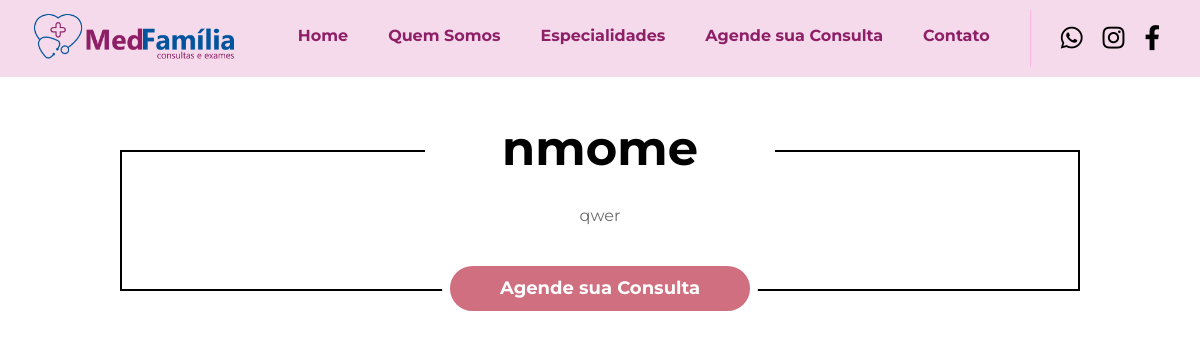
The app's page /especialidades/3/, older data.
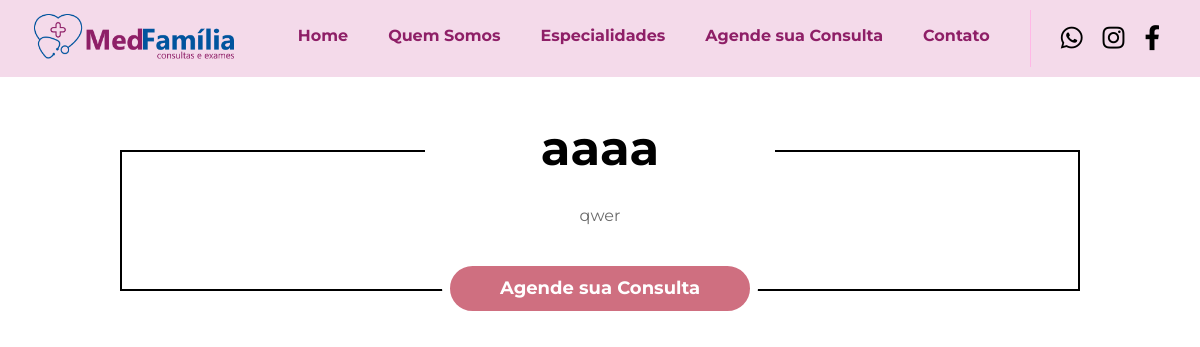
The same page, newer data.
### medfamilia/models.py (models this page shows)
class Especialidade (models.Model):
    nome = models.CharField(max_length=100, verbose_name='Nome')
    descricao = models.TextField(verbose_name='Descrição')
    imagem = models.ImageField(upload_to='especialidades')
    def __str__ (self):
        return self.nome
    class Meta:
        ordering = ['nome']

### medfamilia/views.py (the view, shortened to what this page needs)
# urls.py: path('especialidades/<int:id>/', views.especialidade_especifica.as_view(), name='especialidade_especifica'),
class especialidade_especifica (View):
    def get (self, request, id):
        especialidade = get_object_or_404(Especialidade, pk=id)
        form = ConsultaForm(initial = {'especialidade': id})
        return render(request, 'especialidade_especifica.html',
                        {'especialidade': especialidade, 'form': form})

### medfamilia/templates/especialidade_especifica.html (shortened to what this page needs)
{% extends 'base.html' %}
{% load static %}
{% block css %}
    <link rel="stylesheet" href="https://maxcdn.bootstrapcdn.com/bootstrap/3.3.7/css/bootstrap.min.css">
    <link href="{% static 'css/bootstrap-datepicker.css' %}" rel="stylesheet"/>
    <link rel="stylesheet" href="{% static 'css/especialidade-especifica.css' %}">
{% endblock %}
{% block body %}
    <section id="especialidade-especifica">
        <div class="especialidade-especifica-container">
            <div class="especialidade-especifica-content">
                <div class="especialidade-especifica-card">
                    <h1>{{especialidade.nome}}</h1>
                    <div class="especialidade-especifica-card-content">
                        <div class="especialidade-especifica-card-informacao">
                            <p>{{especialidade.descricao}}</p>
                        </div>
                    </div>
                    <div class="especialidade-especifica-formulario-agendamento">
                        <button id="agendar-consulta-formulario-botao">Agende sua Consulta</button>
                    </div>
                    </div>
                </div>
            </div>
    </section>
{% endblock %}

Row changes from the older to the newer data that the page shows:
changed Especialidade "qwer": nome "nmome" → "aaaa"
